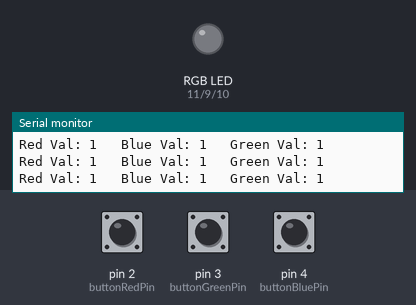
The sketch below on a simulated Arduino Uno, built with avr-gcc and run on an emulated ATmega328P. Parts: an RGB LED mixed from three pins (HIGH = lit), the last lines printed to the serial monitor. Inputs (shaded band) come from the test bench; at power-on: pin 2 (buttonRedPin) LOW, pin 3 (buttonGreenPin) LOW, pin 4 (buttonBluePin) LOW.

Above: at 1.2 s.
1.3 s: pin 2 (buttonRedPin) pulled HIGH for 0.15 s
At 2.1 s:
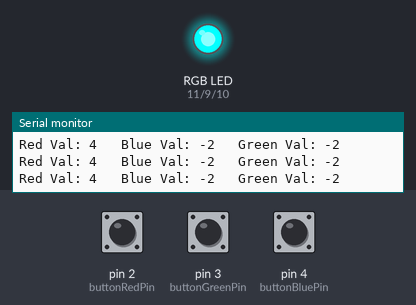
2.9 s: pin 3 (buttonGreenPin) pulled HIGH for 3.2 s
At 3.08 s:
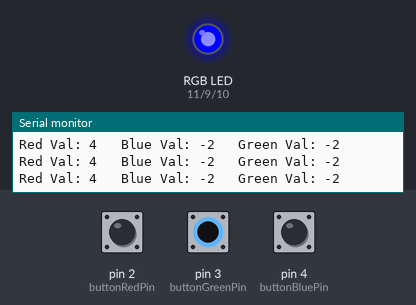
7.6 s: pin 4 (buttonBluePin) pulled HIGH for 1 s
At 9.7 s:
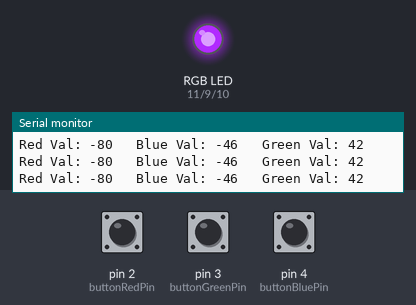
10.6 s: pin 2 (buttonRedPin) pulled HIGH for 3.2 s
15.3 s: pin 4 (buttonBluePin) pulled HIGH for 3.2 s
20.0 s: pin 3 (buttonGreenPin) pulled HIGH for 3.2 s
At 23.9 s:
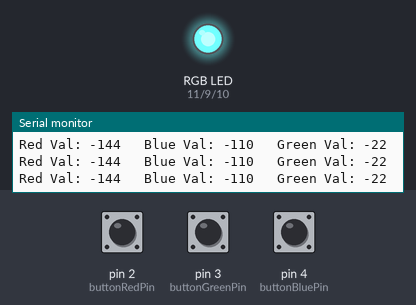
Timing chart, 0 to 25.4 s (numbered marks = the images above; inputs shaded):
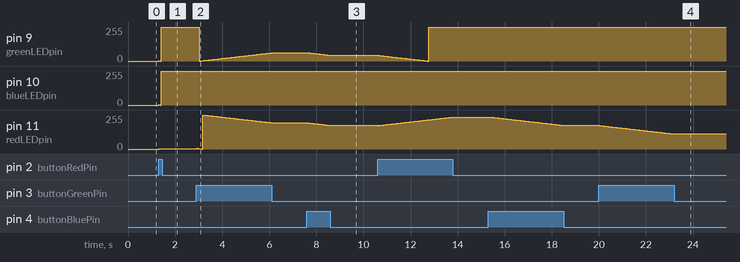

Measured:
- after the input at 1.3 s, pin 9 (greenLEDpin), pin 10 (blueLEDpin): 0/255 → 255/255 at once; pin 11 (redLEDpin): 0/255 → 3/255 at once
- after the input at 7.6 s, pin 11 (redLEDpin): moves from 197/255 to 177/255 over 0.95 s, starting at once
- after the input at 20.0 s, pin 11 (redLEDpin): moves from 177/255 to 113/255 over 3.2 s, starting at once

The sketch:

LEDs.ino
```cpp
/* A program that changes the color of a RGB LED depending on how long a specific button is held.
 * Full video of the circuit: https://www.youtube.com/watch?v=q72axrMjkzs
 * - Tyler Ikehara 2020
 */

//Declaring pin numbers
const int redLEDpin = 11;
const int greenLEDpin = 9;
const int blueLEDpin = 10;

const int buttonRedPin = 2;
const int buttonGreenPin = 3;
const int buttonBluePin = 4;

//initializing variables
int redVal = 1;
int blueVal = 1;
int greenVal = 1;
int buttonR = 0;
int buttonG = 0;
int buttonB = 0;
void setup() { //setting up the serial monitor and the pinmodes of the LEDs and buttons.
  Serial.begin(9600);
  pinMode(redLEDpin, OUTPUT);
  pinMode(greenLEDpin, OUTPUT);
  pinMode(blueLEDpin, OUTPUT);
  pinMode(buttonRedPin, INPUT);
  pinMode(buttonGreenPin, INPUT);
  pinMode(buttonBluePin, INPUT);
}

void loop() { //depending on which button is pressed, the value of the R, G, or B LED is changed
  buttonR = digitalRead(buttonRedPin);
  buttonB = digitalRead(buttonBluePin);
  buttonG = digitalRead(buttonGreenPin);
  while(buttonR == HIGH || buttonB == HIGH || buttonG == HIGH){
      if(buttonR == HIGH && buttonG == HIGH && buttonB == HIGH){
        analogWrite(redLEDpin, redVal);
        analogWrite(blueLEDpin, blueVal);
        analogWrite(greenLEDpin, greenVal);
        redVal++;
        blueVal++;
        greenVal++;
        delay(50);
        buttonR = digitalRead(buttonRedPin);
        buttonG = digitalRead(buttonGreenPin);
        buttonB = digitalRead(buttonBluePin);
    }
      else if(buttonR == HIGH && buttonG == HIGH && buttonB == LOW){
        analogWrite(redLEDpin, redVal);
        analogWrite(blueLEDpin, blueVal);
        analogWrite(greenLEDpin, greenVal);
        redVal++;
        blueVal--;
        greenVal++;
        delay(50);
        buttonR = digitalRead(buttonRedPin);
        buttonG = digitalRead(buttonGreenPin);
        buttonB = digitalRead(buttonBluePin);
    }
     else if(buttonR == HIGH && buttonG == LOW && buttonB == HIGH){
        analogWrite(redLEDpin, redVal);
        analogWrite(blueLEDpin, blueVal);
        analogWrite(greenLEDpin, greenVal);
        redVal++;
        blueVal++;
        greenVal--;
        delay(50);
        buttonR = digitalRead(buttonRedPin);
        buttonG = digitalRead(buttonGreenPin);
        buttonB = digitalRead(buttonBluePin);
    }
     else if(buttonR == LOW && buttonG == HIGH && buttonB == HIGH){
        analogWrite(redLEDpin, redVal);
        analogWrite(blueLEDpin, blueVal);
        analogWrite(greenLEDpin, greenVal);
        redVal--;
        blueVal++;
        greenVal++;
        delay(50);
        buttonR = digitalRead(buttonRedPin);
        buttonG = digitalRead(buttonGreenPin);
        buttonB = digitalRead(buttonBluePin);
    }
     else if(buttonR == HIGH && buttonG == LOW && buttonB == LOW){
        analogWrite(redLEDpin, redVal);
        analogWrite(blueLEDpin, blueVal);
        analogWrite(greenLEDpin, greenVal);
        redVal++;
        blueVal--;
        greenVal--;
        delay(50);
        buttonR = digitalRead(buttonRedPin);
        buttonG = digitalRead(buttonGreenPin);
        buttonB = digitalRead(buttonBluePin);
    }
     else if(buttonR == LOW && buttonG == LOW && buttonB == HIGH){
        analogWrite(redLEDpin, redVal);
        analogWrite(blueLEDpin, blueVal);
        analogWrite(greenLEDpin, greenVal);
        redVal--;
        blueVal++;
        greenVal--;
        delay(50);
        buttonR = digitalRead(buttonRedPin);
        buttonG = digitalRead(buttonGreenPin);
        buttonB = digitalRead(buttonBluePin);
    }
     else if(buttonR == LOW && buttonG == HIGH && buttonB == LOW){
        analogWrite(redLEDpin, redVal);
        analogWrite(blueLEDpin, blueVal);
        analogWrite(greenLEDpin, greenVal);
        redVal--;
        blueVal--;
        greenVal++;
        delay(50);
        buttonR = digitalRead(buttonRedPin);
        buttonG = digitalRead(buttonGreenPin);
        buttonB = digitalRead(buttonBluePin);
    }
      else{
        analogWrite(redLEDpin, redVal);
        analogWrite(blueLEDpin, blueVal);
        analogWrite(greenLEDpin, greenVal);
        redVal--;
        blueVal--;
        greenVal--;
        delay(50);
        buttonR = digitalRead(buttonRedPin);
        buttonG = digitalRead(buttonGreenPin);
        buttonB = digitalRead(buttonBluePin);
      }
  }
    Serial.print("Red Val: ");
    Serial.print(redVal);
    Serial.print("\t Blue Val: ");
    Serial.print(blueVal);
    Serial.print("\t Green Val: ");
    Serial.println(greenVal);

}
```
